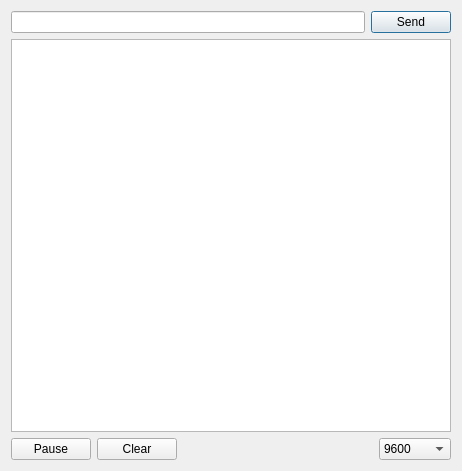
<?xml version="1.0" encoding="UTF-8"?>
<ui version="4.0">
 <class>SerialMonitor</class>
 <widget class="QDialog" name="SerialMonitor">
  <property name="geometry">
   <rect>
    <x>0</x>
    <y>0</y>
    <width>462</width>
    <height>471</height>
   </rect>
  </property>
  <property name="windowTitle">
   <string>Serial monitor</string>
  </property>
  <layout class="QVBoxLayout" name="verticalLayout_2" stretch="0,0">
   <item>
    <layout class="QHBoxLayout" name="horizontalLayout">
     <item>
      <widget class="QLineEdit" name="sendLineEdit"/>
     </item>
     <item>
      <widget class="QPushButton" name="sendButton">
       <property name="text">
        <string>Send</string>
       </property>
      </widget>
     </item>
    </layout>
   </item>
   <item>
    <layout class="QVBoxLayout" name="verticalLayout">
     <item>
      <widget class="QTextEdit" name="consoleTextEdit">
       <property name="readOnly">
        <bool>true</bool>
       </property>
       <property name="html">
        <string>&lt;!DOCTYPE HTML PUBLIC &quot;-//W3C//DTD HTML 4.0//EN&quot; &quot;http://www.w3.org/TR/REC-html40/strict.dtd&quot;&gt;
&lt;html&gt;&lt;head&gt;&lt;meta name=&quot;qrichtext&quot; content=&quot;1&quot; /&gt;&lt;style type=&quot;text/css&quot;&gt;
p, li { white-space: pre-wrap; }
&lt;/style&gt;&lt;/head&gt;&lt;body style=&quot; font-family:'MS Shell Dlg 2'; font-size:8.25pt; font-weight:400; font-style:normal;&quot;&gt;
&lt;p style=&quot;-qt-paragraph-type:empty; margin-top:0px; margin-bottom:0px; margin-left:0px; margin-right:0px; -qt-block-indent:0; text-indent:0px; font-size:8pt;&quot;&gt;&lt;br /&gt;&lt;/p&gt;&lt;/body&gt;&lt;/html&gt;</string>
       </property>
      </widget>
     </item>
     <item>
      <layout class="QHBoxLayout" name="horizontalLayout_2">
       <item>
        <widget class="QPushButton" name="pauseButton">
         <property name="text">
          <string>Pause</string>
         </property>
         <property name="checkable">
          <bool>true</bool>
         </property>
        </widget>
       </item>
       <item>
        <widget class="QPushButton" name="clearButton">
         <property name="text">
          <string>Clear</string>
         </property>
        </widget>
       </item>
       <item>
        <spacer name="horizontalSpacer">
         <property name="orientation">
          <enum>Qt::Horizontal</enum>
         </property>
         <property name="sizeHint" stdset="0">
          <size>
           <width>40</width>
           <height>20</height>
          </size>
         </property>
        </spacer>
       </item>
       <item>
        <widget class="QComboBox" name="comboBox">
         <property name="currentIndex">
          <number>4</number>
         </property>
         <property name="maxVisibleItems">
          <number>20</number>
         </property>
         <property name="sizeAdjustPolicy">
          <enum>QComboBox::AdjustToContents</enum>
         </property>
         <item>
          <property name="text">
           <string>300</string>
          </property>
         </item>
         <item>
          <property name="text">
           <string>1200</string>
          </property>
         </item>
         <item>
          <property name="text">
           <string>2400</string>
          </property>
         </item>
         <item>
          <property name="text">
           <string>4800</string>
          </property>
         </item>
         <item>
          <property name="text">
           <string>9600</string>
          </property>
         </item>
         <item>
          <property name="text">
           <string>14400</string>
          </property>
         </item>
         <item>
          <property name="text">
           <string>19200</string>
          </property>
         </item>
         <item>
          <property name="text">
           <string>28800</string>
          </property>
         </item>
         <item>
          <property name="text">
           <string>38400</string>
          </property>
         </item>
         <item>
          <property name="text">
           <string>57600</string>
          </property>
         </item>
         <item>
          <property name="text">
           <string>115200</string>
          </property>
         </item>
        </widget>
       </item>
      </layout>
     </item>
    </layout>
   </item>
  </layout>
 </widget>
 <resources/>
 <connections/>
</ui>
